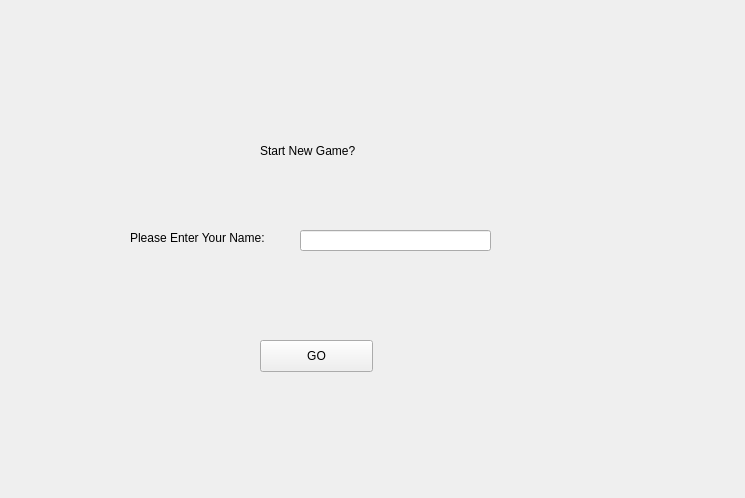
<?xml version="1.0" encoding="UTF-8"?>
<ui version="4.0">
 <class>Start</class>
 <widget class="QWidget" name="Start">
  <property name="geometry">
   <rect>
    <x>0</x>
    <y>0</y>
    <width>745</width>
    <height>498</height>
   </rect>
  </property>
  <property name="windowTitle">
   <string>Form</string>
  </property>
  <widget class="QPushButton" name="goButton">
   <property name="geometry">
    <rect>
     <x>260</x>
     <y>340</y>
     <width>113</width>
     <height>32</height>
    </rect>
   </property>
   <property name="text">
    <string>GO</string>
   </property>
  </widget>
  <widget class="QLabel" name="label">
   <property name="geometry">
    <rect>
     <x>260</x>
     <y>130</y>
     <width>111</width>
     <height>41</height>
    </rect>
   </property>
   <property name="text">
    <string>Start New Game?</string>
   </property>
  </widget>
  <widget class="QLineEdit" name="lineEdit">
   <property name="geometry">
    <rect>
     <x>300</x>
     <y>230</y>
     <width>191</width>
     <height>21</height>
    </rect>
   </property>
  </widget>
  <widget class="QLabel" name="label_2">
   <property name="geometry">
    <rect>
     <x>130</x>
     <y>230</y>
     <width>161</width>
     <height>16</height>
    </rect>
   </property>
   <property name="text">
    <string>Please Enter Your Name:</string>
   </property>
  </widget>
 </widget>
 <resources/>
 <connections/>
</ui>
